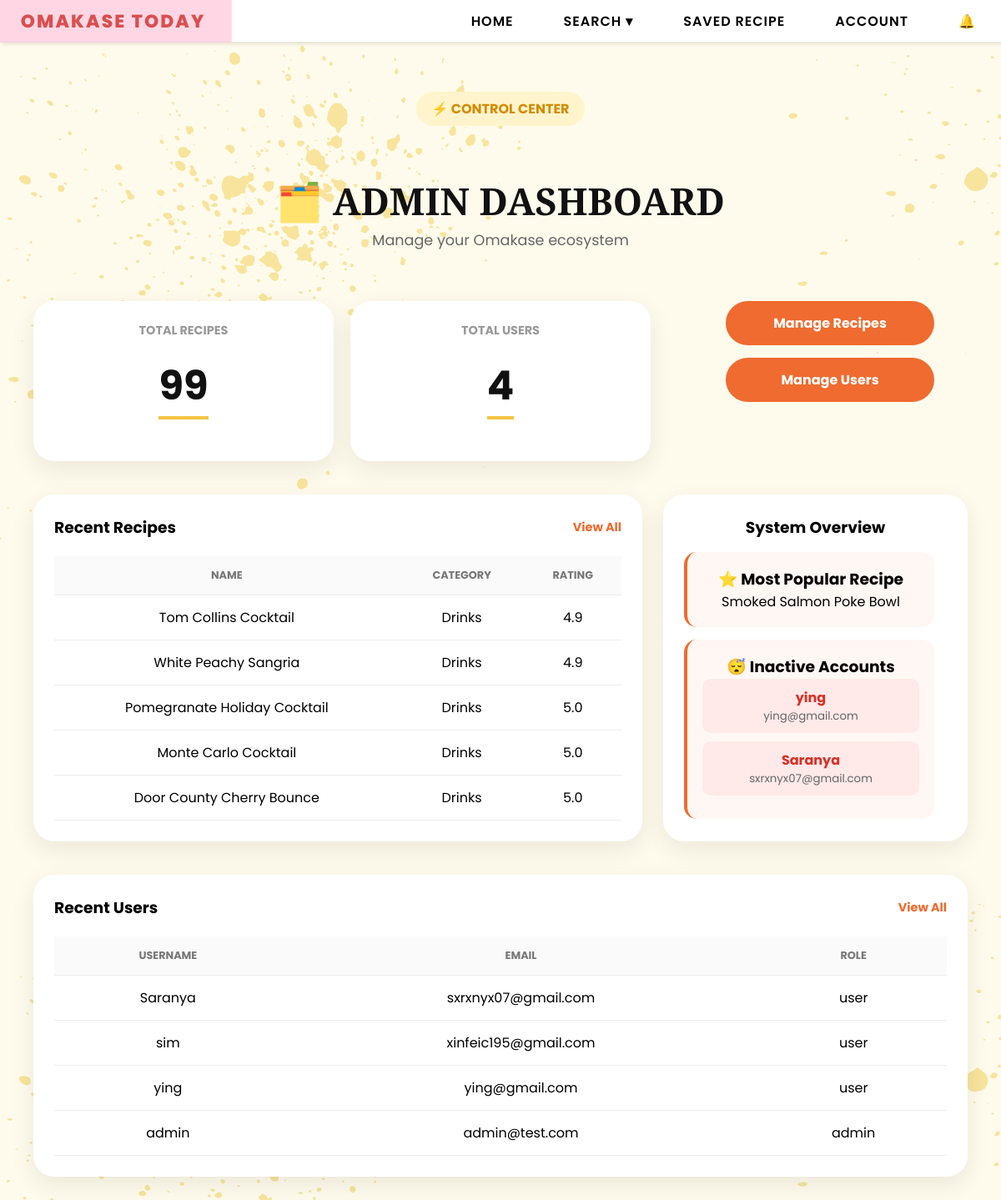
Before: /admin (signed in) with the older database file.
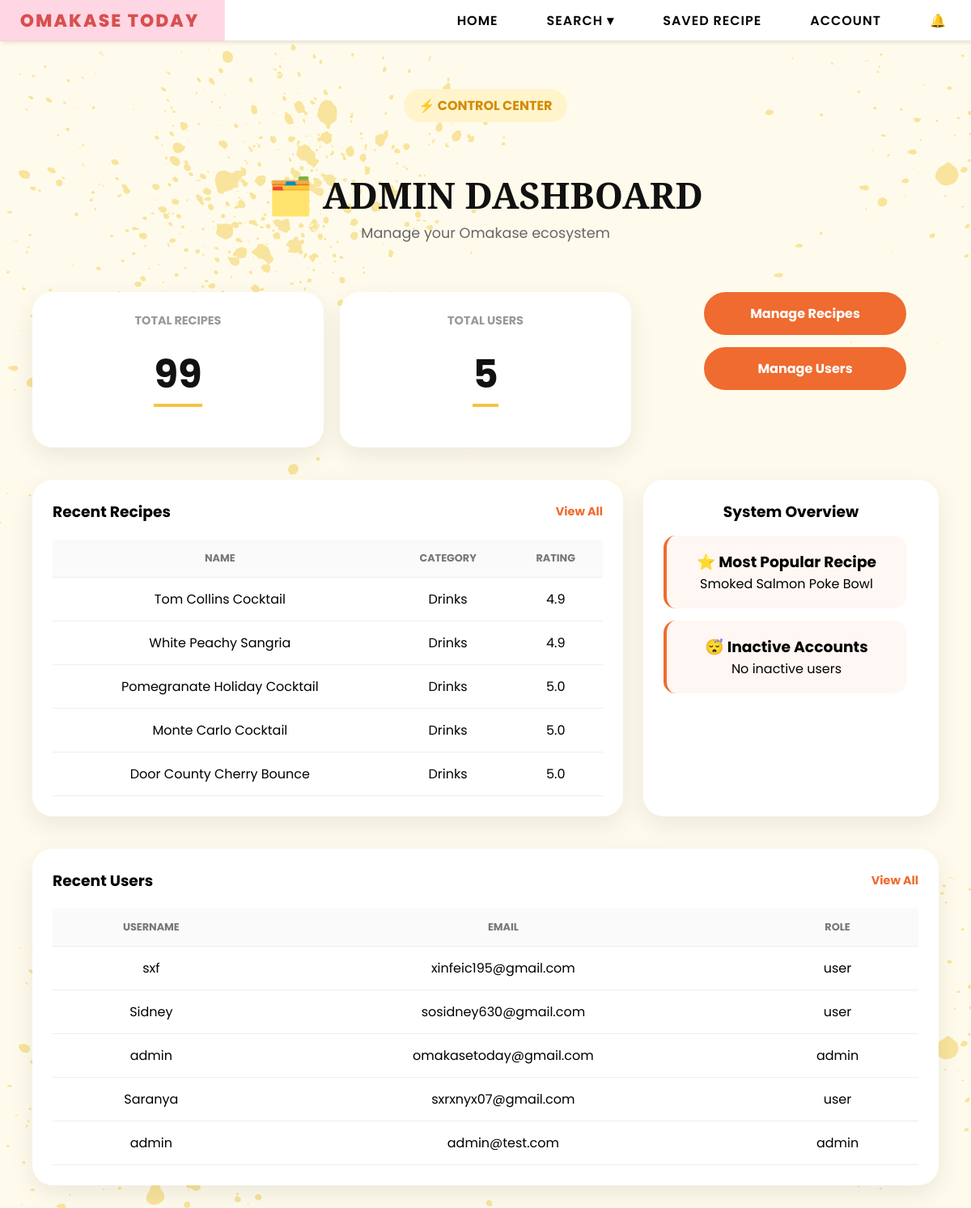
After: the same page with the newer database file.
### tables this page shows
CREATE TABLE users (
        email TEXT PRIMARY KEY,
        username TEXT,
        password TEXT,
        bio TEXT,
        profile_pic TEXT,
        role TEXT DEFAULT 'user'
    , reset_token TEXT, reset_used INTEGER DEFAULT 0, reset_viewed INTEGER DEFAULT 0, last_login TEXT);

### app.py (the view)
@app.route("/admin")
def admin():
    if session.get("role") != "admin":
        return "403 Forbidden"
    conn = sqlite3.connect(DB_PATH)
    c = conn.cursor()
    six_months_ago = (
        datetime.now() - timedelta(days=180)
    ).strftime("%Y-%m-%d %H:%M:%S")
    c.execute("""
        SELECT COUNT(*)
        FROM users
        WHERE last_login IS NULL
        OR last_login < ?
    """, (six_months_ago,))
    inactive_users = c.fetchone()[0]
    c.execute("""
        SELECT username,email
        FROM users
        WHERE last_login IS NULL
        OR last_login < ?
        LIMIT 3
    """,(
        six_months_ago,
    ))
    inactive_accounts = c.fetchall()
    c.execute("""
        SELECT email, username, role
        FROM users
        ORDER BY rowid DESC
        LIMIT 5
    """)
    recent_users = c.fetchall()
    c.execute("""
        SELECT COUNT(*)
        FROM users
    """)
    total_users = c.fetchone()[0]
    conn.close()
    recent_recipes = (
        Recipe.query
        .order_by(Recipe.id.desc())
        .limit(5)
        .all()
    )
    total_recipes = Recipe.query.count()
    avg_rating = db.session.query(
        func.avg(Recipe.rating)
    ).scalar()
    most_popular = (
        Recipe.query
        .order_by(Recipe.rating.desc())
        .first()
    )
    return render_template(
        "admin.html",
        recent_users=recent_users,
        recent_recipes=recent_recipes,
        total_recipes=total_recipes,
        total_users=total_users,
        avg_rating=round(avg_rating or 0, 1),
        most_popular=most_popular,
        inactive_users=inactive_users,
        inactive_accounts=inactive_accounts
    )

### templates/admin.html (shortened to what this page needs)
{% extends "base.html" %}
{% block content %}
<div class="admin-dashboard">
    <div class="admin-hero">
        <span class="admin-badge">
            ⚡ CONTROL CENTER
        </span>
        <h1 class="admin-main-title">
            🗂️ ADMIN DASHBOARD
        </h1>
        <p class="admin-subtitle">
            Manage your Omakase ecosystem
        </p>
    </div>
    </div>
    <div class="admin-stats">
        <div class="admin-stat-card">
            <h4>Total Recipes</h4>
            <h2>{{ total_recipes }}</h2>
        </div>
        <div class="admin-stat-card">
            <h4>Total Users</h4>
            <h2>{{ total_users }}</h2>
        </div>
        <div class="admin-btn-group">
            <a href="/admin/recipes" class="admin-orange-btn">
                Manage Recipes
            </a>
            <a href="/admin/users" class="admin-orange-btn">
                Manage Users
            </a>
        </div>
    </div>
    <div class="admin-main-grid">
        <div class="admin-panel">
            <div class="panel-header">
                <h3>Recent Recipes</h3>
                <a href="/admin/recipes" class="view-all-btn">
                    View All
                </a>
            </div>
            <table class="admin-table">
                <thead>
                    <tr>
                        <th>Name</th>
                        <th>Category</th>
                        <th>Rating</th>
                    </tr>
                </thead>
                <tbody>
                    {% for r in recent_recipes %}
                    <tr>
                        <td>{{ r.name }}</td>
                        <td>{{ r.meal_category }}</td>
                        <td>{{ r.rating }}</td>
                    </tr>
                    {% endfor %}
                </tbody>
            </table>
        </div>
        <div class="admin-alerts">
            <h3>System Overview</h3>
            <a href="/recipe/{{ most_popular.id }}"
            class="overview-card clickable-card">
                <h3>⭐ Most Popular Recipe</h3>
                <p>
                    {{ most_popular.name }}
                </p>
            </a>
            <a href="/admin/users"
                class="overview-card clickable-card">
                    <h3>
                        😴 Inactive Accounts
                    </h3>
                    {% if inactive_accounts %}
                        {% for user in inactive_accounts %}
                            <div class="inactive-user">
                                <strong>{{ user[0] }}</strong>
                                <small>{{ user[1] }}</small>
                            </div>
                        {% endfor %}
                    {% else %}
                        <p>No inactive users</p>
                    {% endif %}
                </a>
        </div>
    </div>
    <div class="admin-panel" style="margin:40px;">
        <div class="panel-header">
            <h3>Recent Users</h3>
            <a href="/admin/users" class="view-all-btn">
                View All
            </a>
        </div>
        <table class="admin-table">
            <thead>
                <tr>
                    <th>Username</th>
                    <th>Email</th>
                    <th>Role</th>
                </tr>
            </thead>
            <tbody>
                {% for user in recent_users %}
                <tr>
                    <td>{{ user[1] }}</td>
                    <td>{{ user[0] }}</td>
                    <td>{{ user[2] }}</td>
                </tr>
                {% endfor %}
            </tbody>
        </table>
    </div>
{% endblock %}

Changed rows visible on the page:
removed users: username "ying", email "ying@gmail.com", role "user"
no longer on one of the page's lists (row edited): users: username "Saranya", email "sxrxnyx07@gmail.com"
changed users "xinfeic195@gmail.com": username "sim" → "sxf"; moves up the list
added users: username "Sidney", email "sosidney630@gmail.com", role "user", shown under "Recent Users"
added users: username "admin", email "omakasetoday@gmail.com", role "admin", shown under "Recent Users"
Other visible differences:
{{ total_users }}: "4" → "5"
text now shown: "No inactive users"
